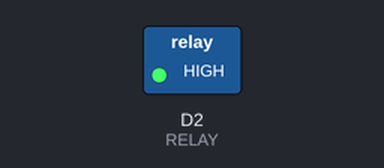
This program was run on a simulated CircuitPython board. Shown: switched loads named in the program (green lamp = pin HIGH). Dashed ring = blinking.

Above: at 0.5 s.
Timing chart, 0 to 4.6 s (numbered marks = the images above):
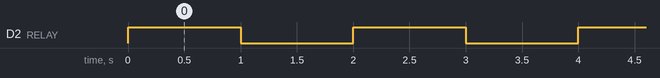

The program:

Relais_schalten.py
```python
"""
Kleines Relais schalten

================================================="""

import time
import board
import digitalio

RELAY = digitalio.DigitalInOut(board.D2)
RELAY.switch_to_output()

while True:
    RELAY.value = not RELAY.value
    time.sleep(1)
```

Measured:
- by itself, D2 (RELAY): alternates HIGH for 1.0 s and LOW for 1.0 s
